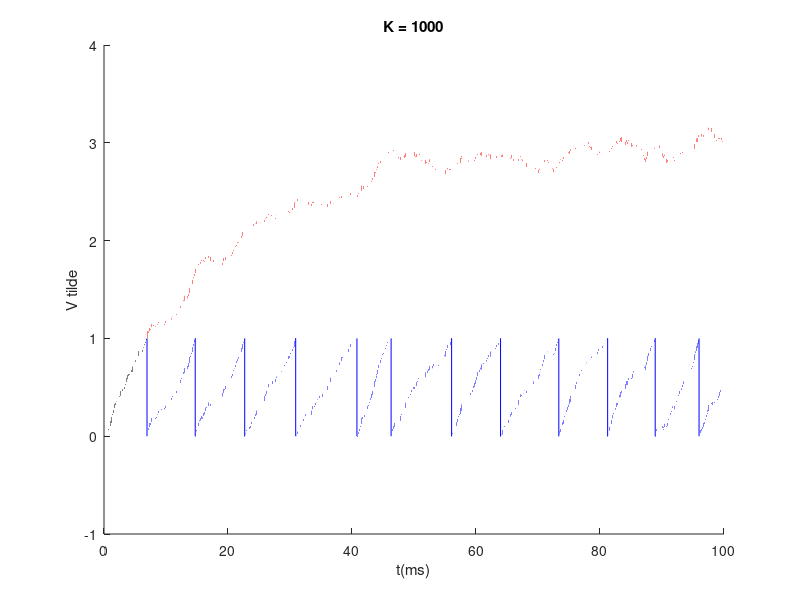

The MATLAB script that drew this image:
clc;clear;close all;

%% set parameter
K = 1000;
m = K; % m*n means m samples and n channels/moments
n = 1;

tau = 20; % ms
omega_weight = 1/K;
r_0 = 3; % We need r_0 > I_c
I_c = 1;

t_max = 100; % ms
delta_t = 0.1; % ms % 我们认为：在这一小段时间里，I_e是恒定的
number_of_piece = t_max/delta_t; % dimensionless
sample_frequency = 10000; % Hz

sigma_square = 1; % (mA)^2*s
varience_of_xi = sigma_square/(delta_t*10^(-3)); % (mA)^2
dB_sigma_square = 10*(log(varience_of_xi)/log(10));
hold on;

%% simulate V_dimensionless by thousands of piecewise function
count = 1;
V_dimensionless_1 = zeros(1,t_max*sample_frequency);
V_dimensionless_2 = zeros(1,t_max*sample_frequency);
number_of_period = 0;
flag = 0;
for i = 1:number_of_piece
    
    % without threshold
    xi = wgn(m,n,dB_sigma_square); % 0 is 0 dBW, which is equal to 1W. % x must have the dimension of current.
    I_e = K*omega_weight*r_0 + omega_weight*sum(xi);
    I_dimensionless = I_e/I_c;
    
    if i == 1
        V_dimensionless_1_0 = 0;
        for t = 0:1/sample_frequency:delta_t
            V_dimensionless_1(count) = (V_dimensionless_1_0 - I_dimensionless)*exp(-t/tau) + I_dimensionless;
            V_dimensionless_2(count) = V_dimensionless_1(count); % 第一次肯定不会直接突破阈值1
            count = count + 1;
        end
    else
        V_dimensionless_1_0 = V_dimensionless_1(count-1);
        V_dimensionless_2_0 = V_dimensionless_2(count-1);
        for t = 0 + 1/sample_frequency:1/sample_frequency:delta_t
            V_dimensionless_1(count) = (V_dimensionless_1_0 - I_dimensionless)*exp(-t/tau) + I_dimensionless;
            if flag == 0
                V_dimensionless_2(count) = (V_dimensionless_2_0 - I_dimensionless)*exp(-t/tau) + I_dimensionless;
                if V_dimensionless_2(count) >= 1
                    flag = 1;
                    V_dimensionless_2(count) = 0;
                    t_0 = t;
                end
            end
            if flag == 1
                V_dimensionless_2_0 = V_dimensionless_2(count);
                V_dimensionless_2(count) = (V_dimensionless_2_0 - I_dimensionless)*exp(-(t-t_0)/tau) + I_dimensionless;
            end
            count = count + 1;
        end
        flag = 0;
    end    
end
t = 0:1/sample_frequency:t_max;
plot(t,V_dimensionless_1,'red');
plot(t,V_dimensionless_2,'blue');

%% title
xlabel('t(ms)');
ylabel('V tilde');
title(['K = ' num2str(K)]);